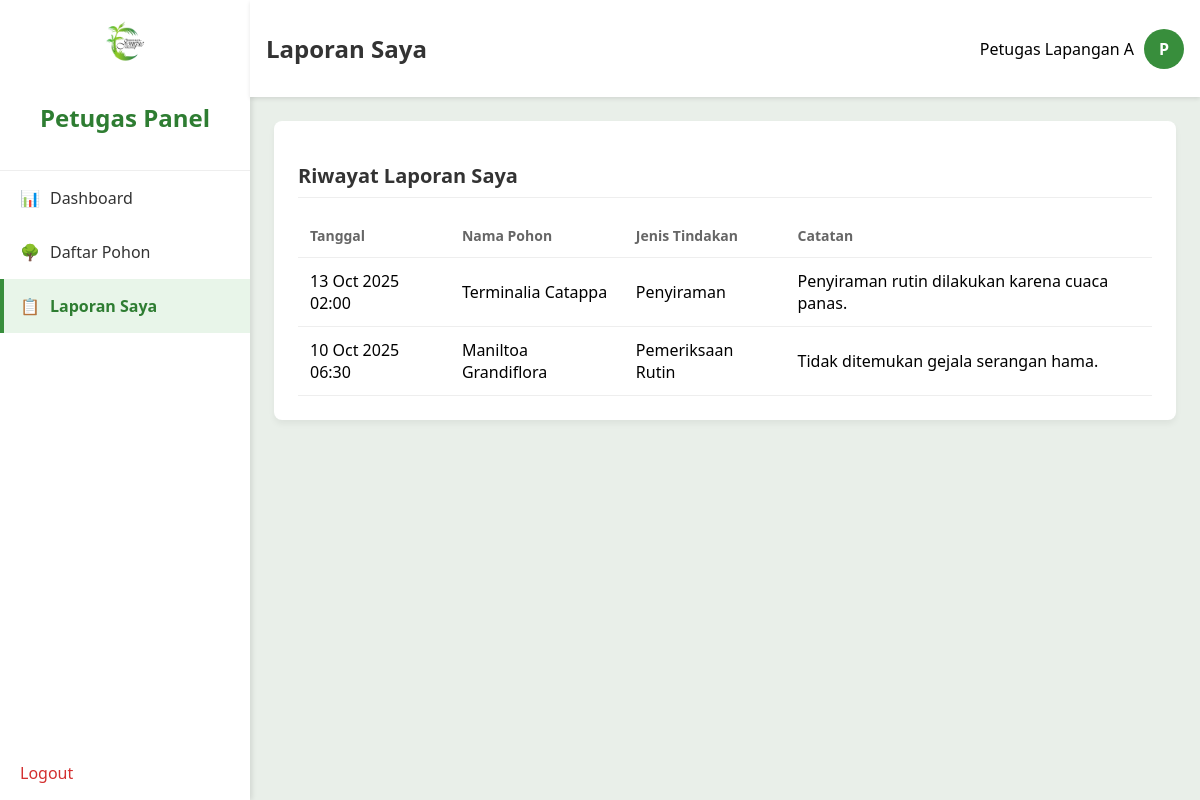
Page /petugas/laporan.php (signed in) on the committed database.
### tables this page shows
CREATE TABLE `reports` (
  `id` int(11) NOT NULL,
  `id_pohon` int(11) NOT NULL,
  `id_petugas` int(11) NOT NULL,
  `jenis_tindakan` varchar(100) NOT NULL,
  `catatan` text DEFAULT NULL,
  `foto_url` varchar(255) DEFAULT NULL,
  `tanggal_lapor` timestamp NOT NULL DEFAULT current_timestamp()
);

CREATE TABLE `trees` (
  `id` int(11) NOT NULL,
  `id_pohon_unik` varchar(20) NOT NULL,
  `nama_umum` varchar(100) NOT NULL,
  `nama_ilmiah` varchar(100) DEFAULT NULL,
  `deskripsi` text DEFAULT NULL,
  `emoji` varchar(10) DEFAULT '🌳'
);

### petugas/laporan.php (the view)
<?php
$page_title = 'Laporan Saya';
include('../includes/header.php');
require_once('../config/database.php');
$id_petugas_login = $_SESSION['user_id'];
?>
<div class="card">
    <h2 class="card-title">Riwayat Laporan Saya</h2>
    <div class="table-container">
        <table>
            <thead>
                <tr>
                    <th>Tanggal</th>
                    <th>Nama Pohon</th>
                    <th>Jenis Tindakan</th>
                    <th>Catatan</th>
                </tr>
            </thead>
            <tbody>
                <?php
                $sql = "SELECT r.tanggal_lapor, r.jenis_tindakan, r.catatan, t.nama_umum
                        FROM reports r
                        JOIN trees t ON r.id_pohon = t.id
                        WHERE r.id_petugas = $id_petugas_login
                        ORDER BY r.tanggal_lapor DESC";
                $result = mysqli_query($koneksi, $sql);
                if (mysqli_num_rows($result) > 0) {
                    while($row = mysqli_fetch_assoc($result)) {
                        echo "<tr>";
                        echo "<td>" . date('d M Y H:i', strtotime($row['tanggal_lapor'])) . "</td>";
                        echo "<td>" . htmlspecialchars($row['nama_umum']) . "</td>";
                        echo "<td>" . htmlspecialchars($row['jenis_tindakan']) . "</td>";
                        echo "<td>" . htmlspecialchars($row['catatan']) . "</td>";
                        echo "</tr>";
                    }
                } else {
                    echo "<tr><td colspan='4' class='text-center'>Anda belum membuat laporan apapun.</td></tr>";
                }
                ?>
            </tbody>
        </table>
    </div>
</div>
<?php
include('../includes/footer.php');
?>

### includes/header.php (shortened to what this page needs)
<?php
$base_url = "/monitoring-krj";
$user_role = $_SESSION['user_peran'];
$user_name = $_SESSION['user_nama'];
$user_avatar = strtoupper(substr($user_name, 0, 1));
?>
<!DOCTYPE html>
<html lang="id">
<head>
    <link rel="stylesheet" href="<?php echo $base_url; ?>/assets/css/style.css">
</head>
<body>
    <div class="main-container">
        <aside class="sidebar">
            <div style="padding: 1rem; text-align: center; border-bottom: 1px solid #eee;">
                <img src="<?php echo $base_url; ?>/assets/images/krj.png" alt="Logo" style="height: 50px; margin: 0 auto 10px;">
                <h2 style="font-weight: 600; color: #2E7D32;"><?php echo $user_role; ?> Panel</h2>
            </div>
            <nav style="flex: 1; display: flex; flex-direction: column;">
                <?php
                if ($user_role == 'Admin') {
                    include('sidebar_admin.php');
                } else {
                    include('sidebar_petugas.php');
                }
                ?>
                 <a href="<?php echo $base_url; ?>/logout.php" class="menu-item logout">Logout</a>
            </nav>
        </aside>
        <div class="content-wrapper">
            <header class="header">
                <h1 style="font-size: 1.5rem; font-weight: 700; color: #333;"><?php echo $page_title; ?></h1>
                <div style="display: flex; align-items: center; gap: 10px;">
                    <span style="font-weight: 500;"><?php echo $user_name; ?></span>
                    <div class="user-avatar"><?php echo $user_avatar; ?></div>
                </div>
            </header>
            <main class="main-content">

### includes/sidebar_petugas.php
<a href="../petugas/index.php" class="menu-item <?php if($page_title == 'Dashboard Petugas') echo 'active'; ?>">
    <span>📊</span>
    <span style="margin-left: 10px;">Dashboard</span>
</a>
<a href="../petugas/daftar_pohon.php" class="menu-item <?php if($page_title == 'Daftar Pohon') echo 'active'; ?>">
    <span>🌳</span>
    <span style="margin-left: 10px;">Daftar Pohon</span>
</a>
<a href="../petugas/laporan.php" class="menu-item <?php if($page_title == 'Laporan Saya') echo 'active'; ?>">
    <span>📋</span>
    <span style="margin-left: 10px;">Laporan Saya</span>
</a>

### includes/footer.php
</main>
            </div>
        </div>
    </body>
</html>

### assets/css/style.css (style rules this page uses)
body { font-family: 'Segoe UI', Tahoma, Geneva, Verdana, sans-serif; background-color: #E9EFE9; margin: 0; }
.main-container { display: flex; min-height: 100vh; }
.sidebar { width: 250px; background-color: white; box-shadow: 2px 0 5px rgba(0,0,0,0.1); display: flex; flex-direction: column; }
.content-wrapper { flex: 1; display: flex; flex-direction: column; }
.header { background-color: white; padding: 1rem; box-shadow: 0 2px 4px rgba(0,0,0,0.1); display: flex; justify-content: space-between; align-items: center; }
.main-content { padding: 1.5rem; flex: 1; overflow-y: auto; }
.user-avatar { width: 40px; height: 40px; border-radius: 50%; background-color: #388E3C; color: white; display: flex; align-items: center; justify-content: center; font-weight: bold; }
.menu-item { display: block; padding: 1rem; color: #333; text-decoration: none; border-left: 4px solid transparent; transition: all 0.2s ease-in-out; display: flex; align-items: center; }
.menu-item.active { background-color: #e8f5e9; border-left-color: #388E3C; font-weight: 600; color: #2E7D32; }
.logout { margin-top: auto; color: #D32F2F; }
.card { background-color: white; padding: 1.5rem; border-radius: 8px; box-shadow: 0 4px 6px rgba(0,0,0,0.05); margin-bottom: 1.5rem; }
.card-title { font-size: 1.25rem; font-weight: 700; color: #333; margin-bottom: 1rem; border-bottom: 1px solid #eee; padding-bottom: 0.5rem; }
.table-container { overflow-x: auto; }
table { width: 100%; border-collapse: collapse; }
th, td { padding: 0.75rem; text-align: left; border-bottom: 1px solid #eee; }
th { font-size: 0.875rem; font-weight: 600; color: #666; }

### rows in the picture
reports: tanggal_lapor "13 Oct 2025 02:00", id_pohon.nama_umum "Terminalia Catappa", jenis_tindakan "Penyiraman", catatan "Penyiraman rutin dilakukan karena cuaca panas."
reports: tanggal_lapor "10 Oct 2025 06:30", id_pohon.nama_umum "Maniltoa Grandiflora", jenis_tindakan "Pemeriksaan Rutin", catatan "Tidak ditemukan gejala serangan hama."

### other values in the picture
$user_role "Petugas"
$page_title "Laporan Saya"
$user_name "Petugas Lapangan A"
$user_avatar "P"
